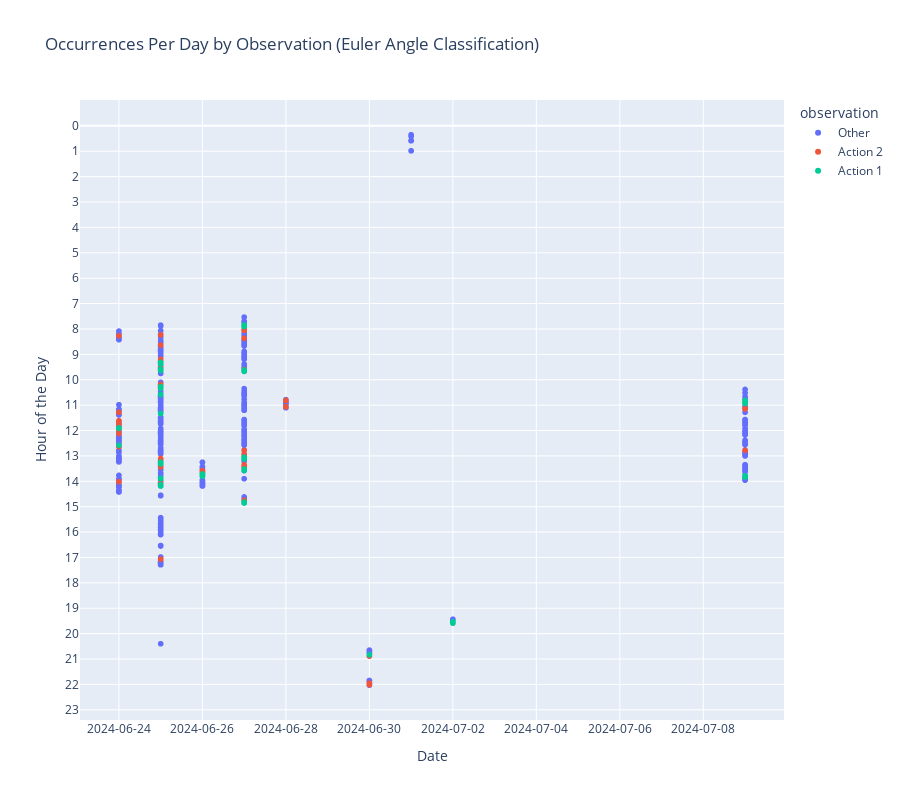

Notebook code cell kept with this figure:
### Code cell
# Classify observation based on Euler angles
def classify_observation(row):
    if 40 <= row['pitch'] <= 50:
        return 'Action 1'
    elif 5 <= row['pitch'] <= 15:
        return 'Action 2'
    else:
        return 'Other'

data.loc[:, 'observation'] = data.apply(classify_observation, axis=1)

fig = px.scatter(data, x='date', y='hour_minute', color='observation', title='Occurrences Per Day by Observation (Euler Angle Classification)',
                 labels={'date': 'Date', 'hour_minute': 'Hour of the Day'}, height=800, size_max=10)

fig.update_xaxes(tickformat="%Y-%m-%d")
fig.update_yaxes(tickvals=list(range(0, 25)), autorange="reversed")
fig.update_layout(grid=dict(rows=1, columns=1, pattern="independent"))

fig.show()

### Figure 1 — Plotly figure (JSON) as saved in the notebook; plotly's stock layout.template omitted (floating-point values rounded to 4 significant figures; data arrays with more than 128 entries replaced by an {"elided": "..."} marker saying what was removed)
{"data": [{"hovertemplate": "observation=Other<br>Date=%{x}<br>Hour of the Day=%{y}<extra></extra>", "legendgroup": "Other", "marker": {"color": "#636efa", "symbol": "circle"}, "mode": "markers", "name": "Other", "showlegend": true, "type": "scattergl", "x": {"elided": "3791 str values"}, "xaxis": "x", "y": {"elided": "3791 float values"}, "yaxis": "y"}, {"hovertemplate": "observation=Action 2<br>Date=%{x}<br>Hour of the Day=%{y}<extra></extra>", "legendgroup": "Action 2", "marker": {"color": "#EF553B", "symbol": "circle"}, "mode": "markers", "name": "Action 2", "showlegend": true, "type": "scattergl", "x": {"elided": "220 str values"}, "xaxis": "x", "y": {"elided": "220 float values"}, "yaxis": "y"}, {"hovertemplate": "observation=Action 1<br>Date=%{x}<br>Hour of the Day=%{y}<extra></extra>", "legendgroup": "Action 1", "marker": {"color": "#00cc96", "symbol": "circle"}, "mode": "markers", "name": "Action 1", "showlegend": true, "type": "scattergl", "x": ["2024-06-24", "2024-06-24", "2024-06-24", "2024-06-25", "2024-06-25", "2024-06-25", "2024-06-25", "2024-06-25", "2024-06-25", "2024-06-25", "2024-06-25", "2024-06-25", "2024-06-25", "2024-06-25", "2024-06-25", "2024-06-25", "2024-06-25", "2024-06-25", "2024-06-25", "2024-06-25", "2024-06-25", "2024-06-25", "2024-06-25", "2024-06-25", "2024-06-25", "2024-06-25", "2024-06-25", "2024-06-25", "2024-06-25", "2024-06-25", "2024-06-25", "2024-06-25", "2024-06-25", "2024-06-25", "2024-06-25", "2024-06-26", "2024-06-26", "2024-06-26", "2024-06-26", "2024-06-26", "2024-06-26", "2024-06-26", "2024-06-26", "2024-06-26", "2024-06-27", "2024-06-27", "2024-06-27", "2024-06-27", "2024-06-27", "2024-06-27", "2024-06-27", "2024-06-27", "2024-06-27", "2024-06-27", "2024-06-27", "2024-06-27", "2024-06-27", "2024-06-27", "2024-06-27", "2024-06-27", "2024-06-27", "2024-06-27", "2024-06-27", "2024-06-27", "2024-06-27", "2024-06-27", "2024-06-27", "2024-06-27", "2024-06-27", "2024-06-27", "2024-06-27", "2024-06-27", "2024-06-27", "2024-06-27", "2024-06-27", "2024-06-27", "2024-06-27", "2024-06-30", "2024-07-02", "2024-07-02", "2024-07-02", "2024-07-02", "2024-07-02", "2024-07-09", "2024-07-09", "2024-07-09", "2024-07-09", "2024-07-09", "2024-07-09", "2024-07-09", "2024-07-09", "2024-07-09", "2024-07-09", "2024-07-09", "2024-07-09"], "xaxis": "x", "y": [11.9, 11.92, 12.58, 9.317, 9.367, 9.367, 9.367, 9.583, 9.583, 9.633, 9.633, 9.633, 10.27, 10.33, 10.58, 11.33, 13.25, 13.27, 13.27, 13.28, 13.3, 13.3, 13.32, 13.88, 13.9, 14.13, 14.15, 14.15, 14.17, 14.17, 14.17, 14.17, 14.18, 14.18, 14.18, 13.72, 13.72, 13.72, 13.73, 13.75, 13.77, 13.78, 13.78, 13.8, 7.85, 7.85, 7.85, 7.867, 7.867, 7.9, 7.9, 7.9, 7.9, 7.9, 9.617, 9.633, 9.65, 9.667, 9.667, 13.05, 13.07, 13.07, 13.08, 13.08, 13.1, 13.12, 13.52, 13.57, 13.57, 13.57, 14.82, 14.83, 14.83, 14.83, 14.85, 14.85, 14.85, 20.83, 19.53, 19.55, 19.55, 19.57, 19.58, 10.82, 10.85, 10.85, 10.87, 10.88, 10.92, 10.93, 13.78, 13.8, 13.82, 13.83, 13.83], "yaxis": "y"}], "layout": {"grid": {"columns": 1, "pattern": "independent", "rows": 1}, "height": 800, "legend": {"title": {"text": "observation"}, "tracegroupgap": 0}, "title": {"text": "Occurrences Per Day by Observation (Euler Angle Classification)"}, "xaxis": {"anchor": "y", "domain": [0, 1], "tickformat": "%Y-%m-%d", "title": {"text": "Date"}}, "yaxis": {"anchor": "x", "autorange": "reversed", "domain": [0, 1], "tickvals": [0, 1, 2, 3, 4, 5, 6, 7, 8, 9, 10, 11, 12, 13, 14, 15, 16, 17, 18, 19, 20, 21, 22, 23, 24], "title": {"text": "Hour of the Day"}}}}
